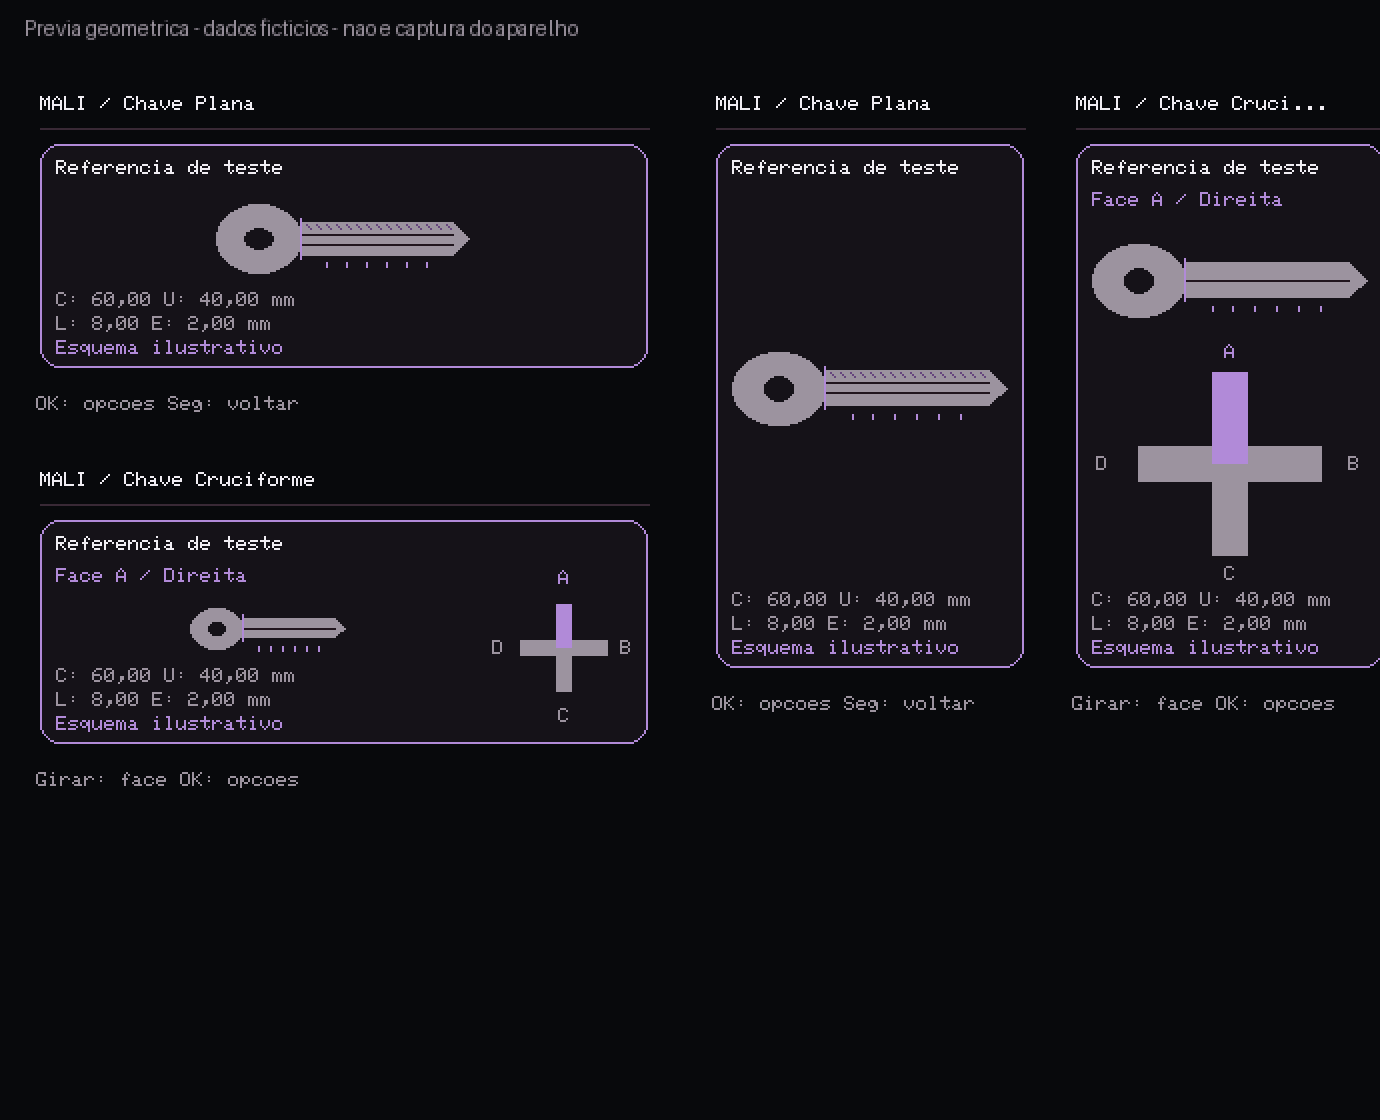

The script that saved this image:
"""Geometry review using the TFT bitmap font; not a hardware screenshot.

Example dimensions below are arbitrary test data, not a manufacturer/key model.
"""
from pathlib import Path
from PIL import Image, ImageDraw
import re
ROOT=Path(__file__).resolve().parents[2]
colors={n:'#'+v for n,v in re.findall(r'(\w+)=rgb\(0x([0-9a-f]+)\)',(ROOT/'src/core/ui/MaliTheme.h').read_text())}
font=[int(x,16) for x in re.findall(r'0x([0-9a-fA-F]{2})',(ROOT/'lib/TFT_eSPI/Fonts/glcdfont.c').read_text())]
def render(w,h,cross=False,face=0):
    im=Image.new('RGB',(w,h),colors['BACKGROUND']);d=ImageDraw.Draw(im)
    def text(s,x,y,width,color='TEXT_SECONDARY'):
        n=max(0,width//6)
        if len(s)>n:s=s[:max(0,n-3)]+'...'
        for ch in s:
            for col,b in enumerate(font[ord(ch)*5:ord(ch)*5+5]):
                for row in range(8):
                    if b&(1<<row):d.point((x+col,y+row),fill=colors[color])
            x+=6
    def side(x,y,w,h):
        total,useful,width=6000,4000,800
        head=total-useful;headw=max(width*2,head*4//5)
        scale=min((w-8)/total,(h-12)/max(headw,width))
        span,hx,bh,hh=int(total*scale),max(2,int(head*scale)),max(2,int(width*scale)),max(2,int(headw*scale))
        cx=x+(w-span)//2;cy=y+h//2;shoulder=cx+hx;tip=cx+span-1;point=min(max(2,bh//2),max(2,tip-shoulder))
        steel=colors['TEXT_SECONDARY']
        d.ellipse((cx,cy-hh//2,cx+hx,cy+hh//2),fill=steel)
        if hx>10 and hh>10:d.ellipse((cx+hx//2-hx//6,cy-hh//6,cx+hx//2+hx//6,cy+hh//6),fill=colors['SURFACE'])
        d.rectangle((shoulder,cy-bh//2,tip-point,cy+(bh-1)//2),fill=steel)
        d.polygon([(tip-point,cy-bh//2),(tip,cy),(tip-point,cy+(bh-1)//2)],fill=steel)
        d.line((shoulder,cy-bh//2-2,shoulder,cy+(bh-1)//2+2),fill=colors['ACCENT'])
        for i in range(1 if cross else 2):
            gy=cy-bh//2+1+(bh-2)*(i+1)//(2 if cross else 3)
            d.line((shoulder+1,gy,tip-point,gy),fill=colors['SURFACE_ALT'])
        if not cross:
            for a in range(shoulder+3,tip-point-2,5):d.line((a,cy-bh//2+1,a+2,cy-bh//2+min(3,max(1,bh//3))),fill=colors['ACCENT_DIM'])
        body=max(1,tip-point-shoulder);markers=body*100//150
        for i in range(6):
            a=shoulder+(body-markers)//2+markers*i//5
            d.line((a,cy+bh//2+4,a,cy+bh//2+6),fill=colors['ACCENT'])
    def front(x,y,w,h):
        arms=[600,600,600,600];widths=[240]*4
        scale=min((w-32)/1200,(h-30)/1200)
        cx=x+w//2;cy=y+h//2
        for i in [a for a in range(4) if a!=face]+[face]:
            a,b=max(2,int(arms[i]*scale)),max(2,int(widths[i]*scale))
            boxes=[(cx-b//2,cy-a,b,a),(cx,cy-b//2,a,b),(cx-b//2,cy,b,a),(cx-a,cy-b//2,a,b)]
            rx,ry,rw,rh=boxes[i];d.rectangle((rx,ry,rx+rw-1,ry+rh-1),fill=colors['ACCENT' if i==face else 'TEXT_SECONDARY'])
        for i,(tx,ty) in enumerate([(cx-3,y+1),(x+w-10,cy-4),(cx-3,y+h-10),(x+2,cy-4)]):text(chr(65+i),tx,ty,8,'ACCENT' if i==face else 'TEXT_SECONDARY')
    text('MALI / '+('Chave Cruciforme' if cross else 'Chave Plana'),8,8,w-42,'TEXT_PRIMARY')
    d.line((8,24,w-8,24),fill=colors['BORDER'])
    x,y,cw,ch=8,32,w-16,h-58
    d.rounded_rectangle((x,y,x+cw-1,y+ch-1),radius=10,fill=colors['SURFACE'],outline=colors['ACCENT'])
    text('Referencia de teste',x+8,y+8,cw-16,'TEXT_PRIMARY')
    art=y+24;info=y+ch-38;infoWidth=cw-16
    if cross:
        text('Face '+chr(65+face)+' / Direita',x+8,art,cw-16,'ACCENT');art+=14;ah=info-art-3
        if h>w:
            side(x+4,art,cw-8,ah//3);front(x+8,art+ah//3,cw-16,ah*2//3)
        else:
            fw=min(76,cw//3);side(x+4,art,cw-fw-8,ah);front(x+cw-fw-4,y+24,fw,ch-32);infoWidth=cw-fw-16
    else:side(x+4,art,cw-8,info-art-4)
    text('C: 60,00 U: 40,00 mm',x+8,info,infoWidth)
    text('L: 8,00 E: 2,00 mm',x+8,info+12,infoWidth)
    text('Esquema ilustrativo',x+8,info+24,infoWidth,'ACCENT')
    text('Girar: face OK: opcoes' if cross else 'OK: opcoes Seg: voltar',6,h-12,w-12)
    im.save(ROOT/f'tests/mali_keys/{"cross" if cross else "flat"}-{w}x{h}-{face}.png')
    return im
images=[render(320,170),render(170,320),render(320,170,True,0),render(170,320,True,0)]
canvas=Image.new('RGB',(690,560),colors['BACKGROUND']);d=ImageDraw.Draw(canvas)
d.text((12,8),'Previa geometrica - dados ficticios - nao e captura do aparelho',fill=colors['TEXT_SECONDARY'])
canvas.paste(images[0],(12,40));canvas.paste(images[2],(12,228));canvas.paste(images[1],(350,40));canvas.paste(images[3],(530,40))
for i in range(1,4):render(170,320,True,i)
canvas.resize((1380,1120),Image.Resampling.NEAREST).save(ROOT/'tests/mali_keys/preview.png')
print('PASS: flat/cross geometry previews, both orientations and all four face highlights')
